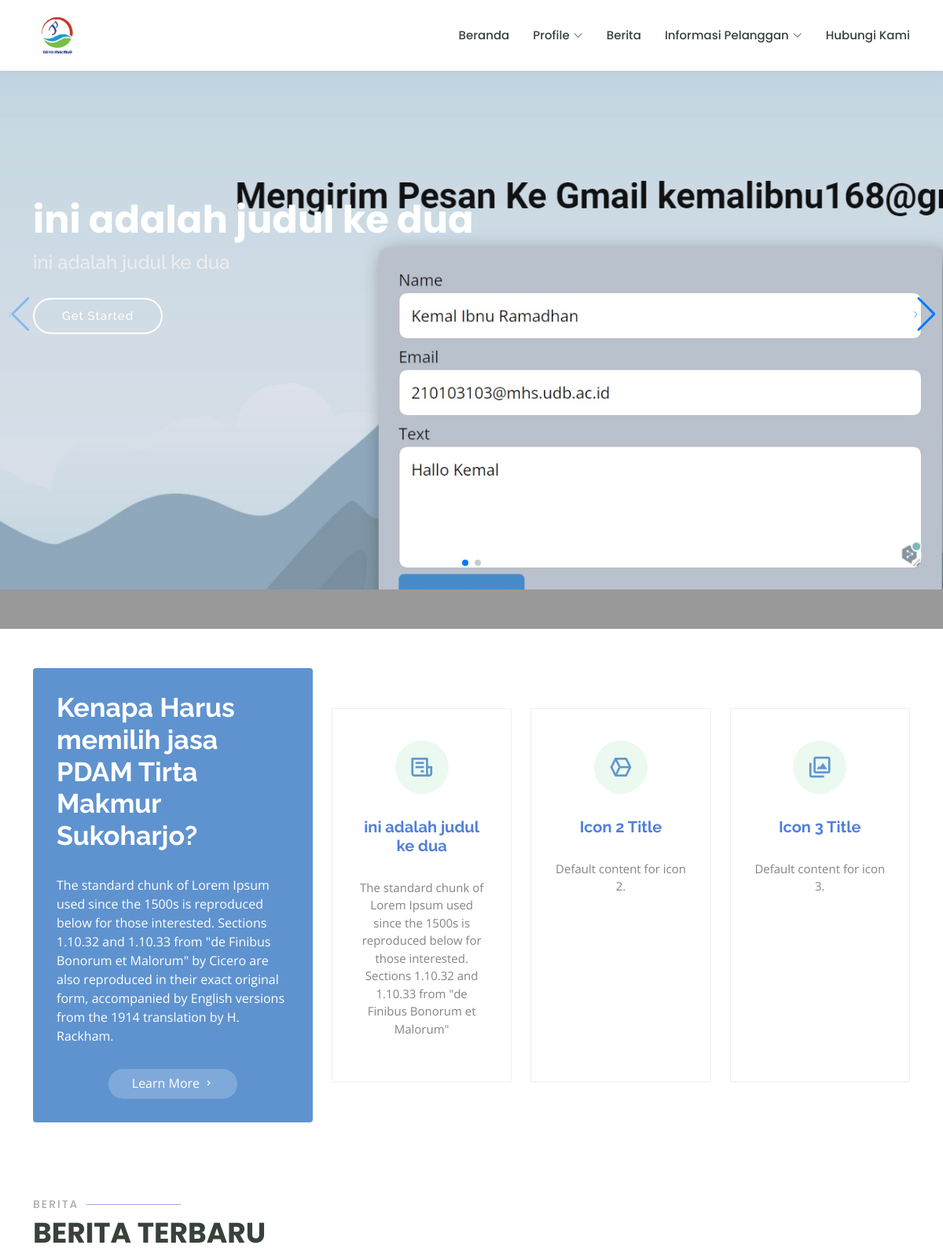
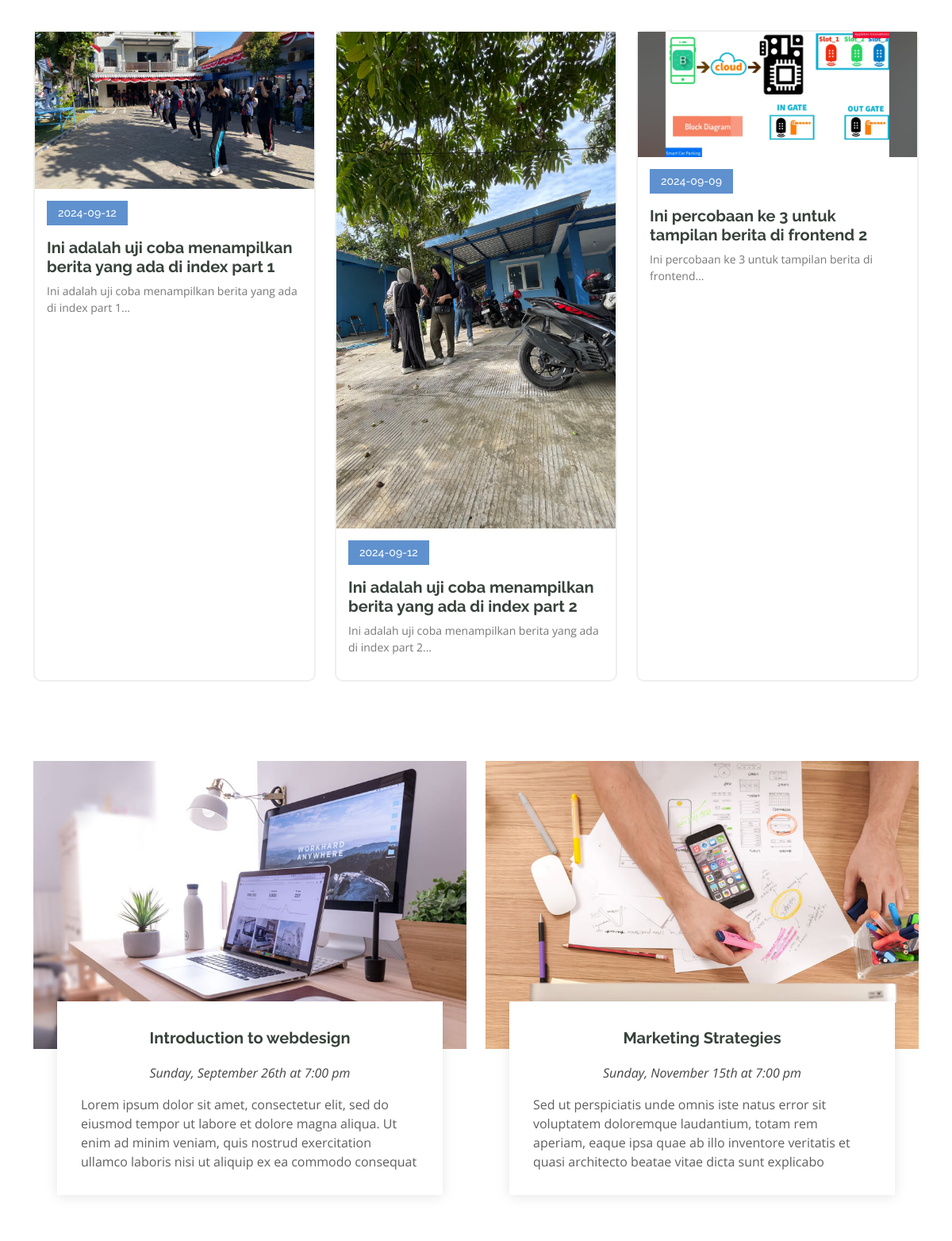
The page / (upper part) on the database its author committed (2 pictures, top to bottom).
### tables this page shows
CREATE TABLE `tb_gambar` (
  `id` int(111) NOT NULL,
  `gambar1` varchar(255) NOT NULL,
  `judul_pertama` varchar(255) NOT NULL,
  `judul_kedua` varchar(255) NOT NULL,
  `link` varchar(255) NOT NULL
);

CREATE TABLE `tb_berita` (
  `id` int(111) NOT NULL,
  `judul` varchar(255) NOT NULL,
  `tanggal_input` date NOT NULL,
  `deskripsi_berita` text NOT NULL,
  `foto` varchar(255) NOT NULL
);

### index.php (the view, shortened to what this page needs)
<?php
include ('includes/header_frontend.php');
include ('includes/navbar_frontend.php');
include('database/dbconfig.php');
$data = file_exists('why_us_data.txt') ? json_decode(file_get_contents('why_us_data.txt'), true) : [];
$title = isset($data['title']) ? $data['title'] : 'Why Choose Us?';
$content = isset($data['content']) ? $data['content'] : 'Default description.';
$icon1_title = isset($data['icon1_title']) ? $data['icon1_title'] : 'Icon 1 Title';
$icon1_content = isset($data['icon1_content']) ? $data['icon1_content'] : 'Default content for icon 1.';
$icon2_title = isset($data['icon2_title']) ? $data['icon2_title'] : 'Icon 2 Title';
$icon2_content = isset($data['icon2_content']) ? $data['icon2_content'] : 'Default content for icon 2.';
$icon3_title = isset($data['icon3_title']) ? $data['icon3_title'] : 'Icon 3 Title';
$icon3_content = isset($data['icon3_content']) ? $data['icon3_content'] : 'Default content for icon 3.';
$query_berita = "SELECT * FROM tb_berita ORDER BY tanggal_input DESC LIMIT 3";
$query_berita_run = mysqli_query($connection, $query_berita);
$query_gambar_hero = "SELECT * FROM tb_gambar";
$query_gambar_hero_run = mysqli_query($connection, $query_gambar_hero);
?>
<body>
    <main id="">
        <section id="hero" class="d-flex justify-content-center align-items-center">
            <div class="swiper hero-slider">
                <div class="swiper-wrapper">
                    <?php
                    if (mysqli_num_rows($query_gambar_hero_run) > 0) {
                        while ($hero_image = mysqli_fetch_assoc($query_gambar_hero_run)) {
                            ?>
                            <div class="swiper-slide" style="background-image: url('uploads/<?php echo htmlspecialchars($hero_image['gambar1']); ?>');">
                                <div class="container position-relative" data-aos="zoom-in" data-aos-delay="100">
                                    <h1><?php echo htmlspecialchars($hero_image['judul_pertama']); ?></h1>
                                    <h2><?php echo htmlspecialchars($hero_image['judul_kedua']); ?></h2>
                                    <a href="<?php echo htmlspecialchars($hero_image['link']); ?>" class="btn-get-started">Get Started</a>
                                </div>
                            </div>
                            <?php
                        }
                    } else {
                        echo '<p>No images available for the hero section.</p>';
                    }
                    ?>
                </div>
                <div class="swiper-pagination"></div>
                <div class="swiper-button-next"></div>
                <div class="swiper-button-prev"></div>
            </div>
        </section>
        <section id="why-us" class="why-us">
            <div class="container" data-aos="fade-up">
                <div class="row">
                    <div class="col-lg-4 d-flex align-items-stretch">
                        <div class="content">
                            <h3><?php echo htmlspecialchars($title); ?></h3>
                            <p><?php echo htmlspecialchars($content); ?></p>
                            <div class="text-center">
                                <a href="about.php" class="more-btn">Learn More <i class="bx bx-chevron-right"></i></a>
                            </div>
                        </div>
                    </div>
                    <div class="col-lg-8 d-flex align-items-stretch" data-aos="zoom-in" data-aos-delay="100">
                        <div class="icon-boxes d-flex flex-column justify-content-center">
                            <div class="row">
                                <div class="col-xl-4 d-flex align-items-stretch">
                                    <div class="icon-box mt-4 mt-xl-0">
                                        <i class="bx bx-receipt"></i>
                                        <a href="https://www.pdamsukoharjo.com/"><h4><?php echo htmlspecialchars($icon1_title); ?></h4></a>
                                        <p><?php echo htmlspecialchars($icon1_content); ?></p>
                                    </div>
                                </div>
                                <div class="col-xl-4 d-flex align-items-stretch">
                                    <div class="icon-box mt-4 mt-xl-0">
                                        <i class="bx bx-cube-alt"></i>
                                        <a href="contact.php"><h4><?php echo htmlspecialchars($icon2_title); ?></h4></a>
                                        <p><?php echo htmlspecialchars($icon2_content); ?></p>
                                    </div>
                                </div>
                                <div class="col-xl-4 d-flex align-items-stretch">
                                    <div class="icon-box mt-4 mt-xl-0">
                                        <i class="bx bx-images"></i>
                                        <a href="tarif.php"><h4><?php echo htmlspecialchars($icon3_title); ?></h4></a>
                                        <p><?php echo htmlspecialchars($icon3_content); ?></p>
                                    </div>
                                </div>
                            </div>
                        </div>
                    </div>
                </div>
            </div>
        </section>
        <section id="popular-courses" class="courses">
            <div class="container" data-aos="fade-up">
                <div class="section-title">
                    <h2>Berita</h2>
                    <p>Berita Terbaru</p>
                </div>
                <div class="row" data-aos="zoom-in" data-aos-delay="100">
                    <?php
                    if (mysqli_num_rows($query_berita_run) > 0) {
                        while ($berita = mysqli_fetch_assoc($query_berita_run)) {
                    ?>
                    <div class="col-lg-4 col-md-6 d-flex align-items-stretch">
                        <div class="course-item">
                            <img src="uploads/<?php echo htmlspecialchars($berita['foto']); ?>" class="img-fluid" alt="<?php echo htmlspecialchars($berita['judul']); ?>">
                            <div class="course-content">
                                <div class="d-flex justify-content-between align-items-center mb-3">
                                    <h4><?php echo htmlspecialchars($berita['tanggal_input']); ?></h4>
                                </div>
                                <h3><a href="courses.php"><?php echo htmlspecialchars($berita['judul']); ?></a></h3>
                                <p>
                                    <?php echo htmlspecialchars(substr($berita['deskripsi_berita'], 0, 100)); ?>...
                                </p>
                            </div>
                        </div>
                    </div>
                    <?php
                        }
                    } else {
                        echo '<p>Belum ada berita tersedia.</p>';
                    }
                    ?>
                </div>
            </div>
        </section>
        <section id="events" class="events">
        <div class="container" data-aos="fade-up">
            <div class="row">
            <div class="col-md-6 d-flex align-items-stretch">
                <div class="card">
                <div class="card-img">
                    <img src="assets/img/events-1.jpg" alt="...">
                </div>
                <div class="card-body">
                    <h5 class="card-title"><a href="">Introduction to webdesign</a></h5>
                    <p class="fst-italic text-center">Sunday, September 26th at 7:00 pm</p>
                    <p class="card-text">Lorem ipsum dolor sit amet, consectetur elit, sed do eiusmod tempor ut labore et dolore magna aliqua. Ut enim ad minim veniam, quis nostrud exercitation ullamco laboris nisi ut aliquip ex ea commodo consequat</p>
                </div>
                </div>
            </div>
            <div class="col-md-6 d-flex align-items-stretch">
                <div class="card">
                <div class="card-img">
                    <img src="assets/img/events-2.jpg" alt="...">
                </div>
                <div class="card-body">
                    <h5 class="card-title"><a href="">Marketing Strategies</a></h5>
                    <p class="fst-italic text-center">Sunday, November 15th at 7:00 pm</p>
                    <p class="card-text">Sed ut perspiciatis unde omnis iste natus error sit voluptatem doloremque laudantium, totam rem aperiam, eaque ipsa quae ab illo inventore veritatis et quasi architecto beatae vitae dicta sunt explicabo</p>
                </div>
                </div>
            </div>
            <br>
            </div>
        </div>
        </section>
      </main>
</body>
<?php
include ('includes/footer_frontend.php');
?>

### frontend/assets/css/styles.css (style rules this page uses)
body { font-family: "Open Sans", sans-serif; color: #444444; }
a { color: #517fda; text-decoration: none; }
h1, h2, h3, h4, h5, h6 { font-family: "Raleway", sans-serif; }
#hero { width: 100%; height: 100vh; background-size: auto; position: relative; }
#hero:before { content: ""; background: rgba(0, 0, 0, 0.4); position: absolute; bottom: 0; top: 0; left: 0; right: 0; }
#hero .container { padding-top: 100px; }
#hero h1 { margin: 100px 0 0 0; font-size: 48px; font-weight: 700; line-height: 60px; color: #fff; font-family: "Poppins", sans-serif; }
#hero h2 { color: #eee; margin: 10px 0 0 0; font-size: 24px; }
#hero .btn-get-started { font-family: "Raleway", sans-serif; font-weight: 500; font-size: 15px; letter-spacing: 1px; display: inline-block; padding: 10px 35px; border-radius: 50px; transition: 0.5s; margin-top: 30px; border: 2px solid #fff; color: #fff; }
@media (min-width: 1024px) { #hero { background-attachment: fixed; } }
section { padding: 50px 0; overflow: hidden; }
.section-title { padding-bottom: 40px; }
.section-title h2 { font-size: 14px; font-weight: 500; padding: 0; line-height: 1px; margin: 0 0 5px 0; letter-spacing: 2px; text-transform: uppercase; color: #aaaaaa; font-family: "Poppins", sans-serif; }
.section-title h2::after { content: ""; width: 120px; height: 1px; display: inline-block; background: #9aace1; margin: 4px 10px; }
.section-title p { margin: 0; margin: 0; font-size: 36px; font-weight: 700; text-transform: uppercase; font-family: "Poppins", sans-serif; color: #37423b; }
.why-us .content { padding: 30px; background: #5f93cf; border-radius: 4px; color: #fff; }
.why-us .content h3 { font-weight: 700; font-size: 34px; margin-bottom: 30px; }
.why-us .content p { margin-bottom: 30px; }
.why-us .content .more-btn { display: inline-block; background: rgba(255, 255, 255, 0.2); padding: 6px 30px 8px 30px; color: #fff; border-radius: 50px; transition: all ease-in-out 0.4s; }
.why-us .content .more-btn i { font-size: 14px; }
.why-us .icon-boxes .icon-box { text-align: center; background: #fff; padding: 40px 30px; width: 100%; border: 1px solid #eeeff0; }
.why-us .icon-boxes .icon-box i { font-size: 32px; padding: 18px; color: #5f97cf; margin-bottom: 30px; background: #ecf9f0; border-radius: 50px; }
.why-us .icon-boxes .icon-box h4 { font-size: 20px; font-weight: 700; margin: 0 0 30px 0; }
.why-us .icon-boxes .icon-box p { font-size: 15px; color: #848484; }
.courses .course-item { border-radius: 10px; border: 2px solid #eef0ef; }
.courses .course-content { padding: 15px; }
.courses .course-content h3 { font-weight: 700; font-size: 20px; }
.courses .course-content h3 a { color: #37423b; transition: 0.3s; }
.courses .course-content p { font-size: 14px; color: #777777; }
.courses .course-content h4 { font-size: 14px; background: #5f91cf; padding: 7px 14px; color: #fff; margin: 0; }
.events .card { border: 0; padding: 0 30px; margin-bottom: 60px; position: relative; }
.events .card-img { width: calc(100% + 60px); margin-left: -30px; overflow: hidden; z-index: 9; border-radius: 0; }
.events .card-img img { max-width: 100%; transition: all 0.3s ease-in-out; }
.events .card-body { z-index: 10; background: #fff; border-top: 4px solid #fff; padding: 30px; box-shadow: 0px 2px 15px rgba(0, 0, 0, 0.1); margin-top: -60px; transition: 0.3s; }
.events .card-title { font-weight: 700; text-align: center; margin-bottom: 20px; }
.events .card-title a { color: #37423b; transition: 0.3s; }
.events .card-text { color: #5e5e5e; }

### rows shown on the page
tb_gambar: gambar1 (picture), judul_pertama "ini adalah judul ke dua", judul_kedua "ini adalah judul ke dua"
tb_berita: foto (picture), tanggal_input "2024-09-12", judul "Ini adalah uji coba menampilkan berita yang ada di index part 1", deskripsi_berita "Ini adalah uji coba menampilkan berita yang ada di index part 1"
tb_berita: foto (picture), tanggal_input "2024-09-12", judul "Ini adalah uji coba menampilkan berita yang ada di index part 2", deskripsi_berita "Ini adalah uji coba menampilkan berita yang ada di index part 2"
tb_berita: foto (picture), tanggal_input "2024-09-09", judul "Ini percobaan ke 3 untuk tampilan berita di frontend 2", deskripsi_berita "Ini percobaan ke 3 untuk tampilan berita di frontend"

### other values the page prints
$title "Kenapa Harus memilih jasa PDAM Tirta Makmur Sukoharjo?"
$icon1_title "ini adalah judul ke dua"
$icon1_content "The standard chunk of Lorem Ipsum used since the 1500s is reproduced below for those interested. Sections 1.10.32 and 1.10.33 from \"de Finibus Bonorum et Malorum\""
$icon2_title "Icon 2 Title"
$icon2_content "Default content for icon 2."
$icon3_title "Icon 3 Title"
$icon3_content "Default content for icon 3."
